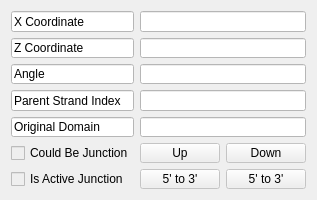
<?xml version="1.0" encoding="UTF-8"?>
<ui version="4.0">
    <class>Dialog</class>
    <widget class="QDialog" name="Dialog">
        <property name="geometry">
            <rect>
                <x>0</x>
                <y>0</y>
                <width>241</width>
                <height>200</height>
            </rect>
        </property>
        <property name="minimumSize">
            <size>
                <width>0</width>
                <height>200</height>
            </size>
        </property>
        <property name="maximumSize">
            <size>
                <width>241</width>
                <height>200</height>
            </size>
        </property>
        <property name="windowTitle">
            <string>NEMid Information</string>
        </property>
        <layout class="QGridLayout" name="gridLayout">
            <item row="3" column="2">
                <widget class="QLineEdit" name="parent_strand_index">
                    <property name="enabled">
                        <bool>false</bool>
                    </property>
                    <property name="styleSheet">
                        <string notr="true">QLineEdit::disabled{
                            color: rgb(0, 0, 0);
                            background: rgb(255, 255, 255)
                            }
                        </string>
                    </property>
                    <property name="readOnly">
                        <bool>true</bool>
                    </property>
                </widget>
            </item>
            <item row="6" column="0">
                <widget class="QCheckBox" name="junction">
                    <property name="enabled">
                        <bool>false</bool>
                    </property>
                    <property name="styleSheet">
                        <string notr="true">QCheckBox::disabled{
                            color: rgb(0, 0, 0)
                            }
                        </string>
                    </property>
                    <property name="text">
                        <string>Is Active Junction</string>
                    </property>
                    <property name="checkable">
                        <bool>true</bool>
                    </property>
                </widget>
            </item>
            <item row="5" column="0">
                <widget class="QCheckBox" name="junctable">
                    <property name="enabled">
                        <bool>false</bool>
                    </property>
                    <property name="styleSheet">
                        <string notr="true">QCheckBox::disabled{
                            color: rgb(0, 0, 0)
                            }
                        </string>
                    </property>
                    <property name="text">
                        <string>Could Be Junction</string>
                    </property>
                    <property name="checkable">
                        <bool>true</bool>
                    </property>
                </widget>
            </item>
            <item row="4" column="0">
                <widget class="QLineEdit" name="lineEdit_4">
                    <property name="enabled">
                        <bool>false</bool>
                    </property>
                    <property name="styleSheet">
                        <string notr="true">QLineEdit::disabled{
                            color: rgb(0, 0, 0);
                            background: rgb(255, 255, 255)
                            }
                        </string>
                    </property>
                    <property name="text">
                        <string>Original Domain</string>
                    </property>
                    <property name="readOnly">
                        <bool>true</bool>
                    </property>
                </widget>
            </item>
            <item row="0" column="0">
                <widget class="QLineEdit" name="lineEdit_2">
                    <property name="enabled">
                        <bool>false</bool>
                    </property>
                    <property name="styleSheet">
                        <string notr="true">QLineEdit::disabled{
                            color: rgb(0, 0, 0);
                            background: rgb(255, 255, 255)
                            }
                        </string>
                    </property>
                    <property name="text">
                        <string>X Coordinate</string>
                    </property>
                    <property name="readOnly">
                        <bool>true</bool>
                    </property>
                </widget>
            </item>
            <item row="4" column="2">
                <widget class="QLineEdit" name="original_domain">
                    <property name="enabled">
                        <bool>false</bool>
                    </property>
                    <property name="styleSheet">
                        <string notr="true">QLineEdit::disabled{
                            color: rgb(0, 0, 0);
                            background: rgb(255, 255, 255)
                            }
                        </string>
                    </property>
                    <property name="readOnly">
                        <bool>true</bool>
                    </property>
                </widget>
            </item>
            <item row="3" column="0">
                <widget class="QLineEdit" name="lineEdit_5">
                    <property name="enabled">
                        <bool>false</bool>
                    </property>
                    <property name="styleSheet">
                        <string notr="true">QLineEdit::disabled{
                            color: rgb(0, 0, 0);
                            background: rgb(255, 255, 255)
                            }
                        </string>
                    </property>
                    <property name="text">
                        <string>Parent Strand Index</string>
                    </property>
                    <property name="readOnly">
                        <bool>true</bool>
                    </property>
                </widget>
            </item>
            <item row="2" column="0">
                <widget class="QLineEdit" name="lineEdit">
                    <property name="enabled">
                        <bool>false</bool>
                    </property>
                    <property name="styleSheet">
                        <string notr="true">QLineEdit::disabled{
                            color: rgb(0, 0, 0);
                            background: rgb(255, 255, 255)
                            }
                        </string>
                    </property>
                    <property name="text">
                        <string>Angle</string>
                    </property>
                    <property name="readOnly">
                        <bool>true</bool>
                    </property>
                </widget>
            </item>
            <item row="1" column="0">
                <widget class="QLineEdit" name="lineEdit_3">
                    <property name="enabled">
                        <bool>false</bool>
                    </property>
                    <property name="styleSheet">
                        <string notr="true">QLineEdit::disabled{
                            color: rgb(0, 0, 0);
                            background: rgb(255, 255, 255)
                            }
                        </string>
                    </property>
                    <property name="text">
                        <string>Z Coordinate</string>
                    </property>
                    <property name="readOnly">
                        <bool>true</bool>
                    </property>
                </widget>
            </item>
            <item row="2" column="2">
                <widget class="QLineEdit" name="angle">
                    <property name="enabled">
                        <bool>false</bool>
                    </property>
                    <property name="styleSheet">
                        <string notr="true">QLineEdit::disabled{
                            color: rgb(0, 0, 0);
                            background: rgb(255, 255, 255)
                            }
                        </string>
                    </property>
                    <property name="readOnly">
                        <bool>true</bool>
                    </property>
                </widget>
            </item>
            <item row="0" column="2">
                <widget class="QLineEdit" name="x_coordinate">
                    <property name="enabled">
                        <bool>false</bool>
                    </property>
                    <property name="styleSheet">
                        <string notr="true">QLineEdit::disabled{
                            color: rgb(0, 0, 0);
                            background: rgb(255, 255, 255)
                            }
                        </string>
                    </property>
                    <property name="readOnly">
                        <bool>true</bool>
                    </property>
                </widget>
            </item>
            <item row="1" column="2">
                <widget class="QLineEdit" name="z_coordinate">
                    <property name="enabled">
                        <bool>false</bool>
                    </property>
                    <property name="styleSheet">
                        <string notr="true">QLineEdit::disabled{
                            color: rgb(0, 0, 0);
                            background: rgb(255, 255, 255)
                            }
                        </string>
                    </property>
                    <property name="readOnly">
                        <bool>true</bool>
                    </property>
                </widget>
            </item>
            <item row="5" column="2">
                <layout class="QHBoxLayout" name="horizontalLayout">
                    <item>
                        <widget class="QPushButton" name="up">
                            <property name="enabled">
                                <bool>false</bool>
                            </property>
                            <property name="styleSheet">
                                <string notr="true">QPushButton::disabled{
                                    color: rgb(0, 0, 0)
                                    }
                                </string>
                            </property>
                            <property name="text">
                                <string>Up</string>
                            </property>
                            <property name="checkable">
                                <bool>true</bool>
                            </property>
                        </widget>
                    </item>
                    <item>
                        <widget class="QPushButton" name="down">
                            <property name="enabled">
                                <bool>false</bool>
                            </property>
                            <property name="styleSheet">
                                <string notr="true">QPushButton::disabled{
                                    color: rgb(0, 0, 0)
                                    }
                                </string>
                            </property>
                            <property name="text">
                                <string>Down</string>
                            </property>
                            <property name="checkable">
                                <bool>true</bool>
                            </property>
                        </widget>
                    </item>
                </layout>
            </item>
            <item row="6" column="2">
                <layout class="QHBoxLayout" name="horizontalLayout_2">
                    <item>
                        <widget class="QPushButton" name="towards_end">
                            <property name="enabled">
                                <bool>false</bool>
                            </property>
                            <property name="toolTip">
                                <string>Towards End</string>
                            </property>
                            <property name="styleSheet">
                                <string notr="true">QPushButton::disabled{
                                    color: rgb(0, 0, 0)
                                    }
                                </string>
                            </property>
                            <property name="text">
                                <string>5' to 3'</string>
                            </property>
                            <property name="checkable">
                                <bool>true</bool>
                            </property>
                        </widget>
                    </item>
                    <item>
                        <widget class="QPushButton" name="towards_start">
                            <property name="enabled">
                                <bool>false</bool>
                            </property>
                            <property name="toolTip">
                                <string>Towards Start</string>
                            </property>
                            <property name="styleSheet">
                                <string notr="true">QPushButton::disabled{
                                    color: rgb(0, 0, 0)
                                    }
                                </string>
                            </property>
                            <property name="text">
                                <string>5' to 3'</string>
                            </property>
                            <property name="checkable">
                                <bool>true</bool>
                            </property>
                        </widget>
                    </item>
                </layout>
            </item>
        </layout>
    </widget>
    <resources/>
    <connections/>
</ui>
